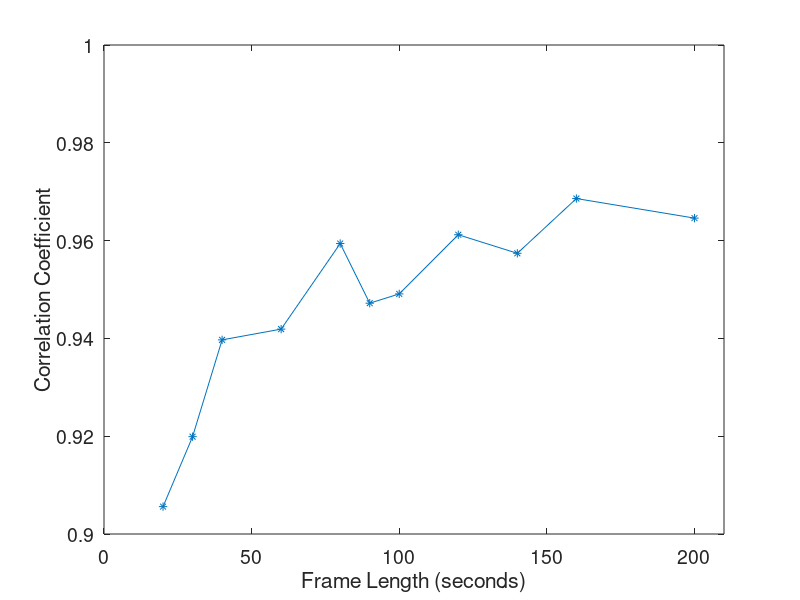
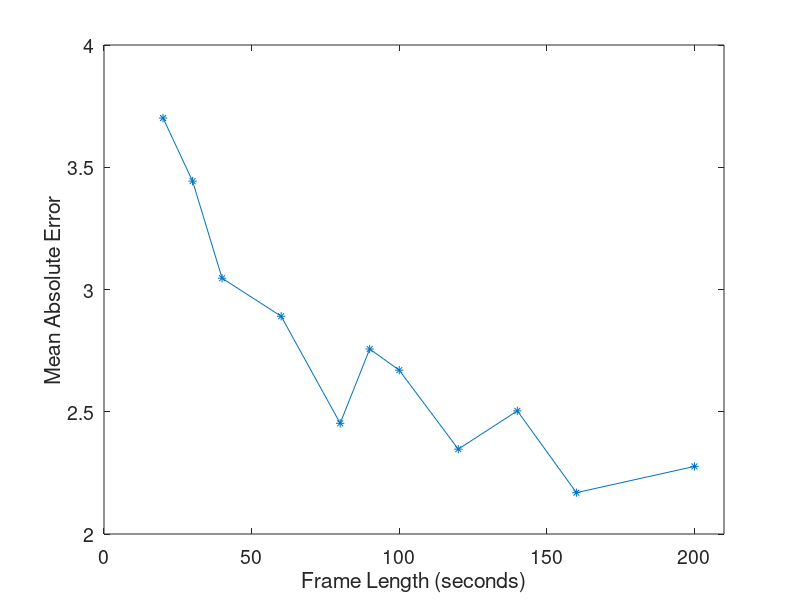

MATLAB code for these plots, in order:
% data found in framelength.xls in \featuredescription
clc;close all;

frameLength = [20
30
40
60
80
90
100
120
140
160
200
];
corrCoef = [0.9056
0.9199
0.9397
0.9419
0.9594
0.9472
0.9491
0.9612
0.9574
0.9686
0.9646
];
meanAbbsErr = [3.7013
3.4432
3.0462
2.8905
2.4527
2.7566
2.67 
2.347
2.5037
2.1691
2.2764
];

plot(frameLength, corrCoef,'*-');
axis([0,210,0.9,1]);
xlabel('Frame Length (seconds)','FontSize',18);
ylabel('Correlation Coefficient','FontSize',18);
set(gca,'FontSize',14);

figure;
plot(frameLength, meanAbbsErr,'*-');
axis([0,210,2,4]);
xlabel('Frame Length (seconds)','FontSize',18);
ylabel('Mean Absolute Error','FontSize',18);
set(gca,'FontSize',14);